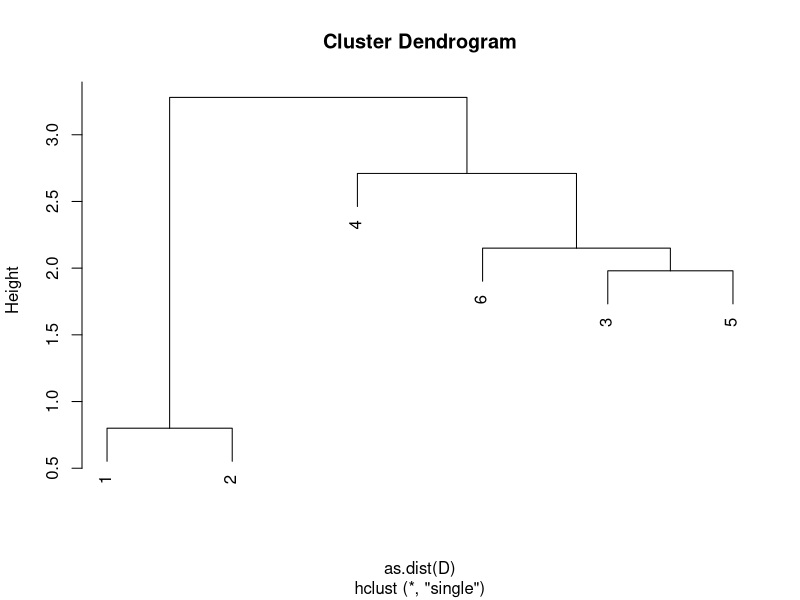

Here is the R script that generated this plot:
# Aufgabe 6
x_1 <- c(55, 2500, 4)
x_2 <-  c(23, 1800, 3)
x_3 <-  c(31, 3500, 0)

X <- matrix(c(x_1, x_2, x_3), byrow = T, ncol = 3)
dist(X, method = "manhattan")
dist(X, method = "euclidean")


# Aufgabe 7
# a)
D <- matrix(c(
  c(0.00, 0.80, 4.16, 3.28, 3.92, 4.69),
  c(0.80, 0.00, 4.14, 3.57, 4.00, 4.64),
  c(4.16, 4.14, 0.00, 2.71, 1.98, 2.15),
  c(3.28, 3.57, 2.71, 0.00, 3.16, 3.78),
  c(3.92, 4.00, 1.98, 3.16, 0.00, 2.52),
  c(4.69, 4.64, 2.15, 3.78, 2.52, 0.00)
), byrow = F, ncol = 6)

Ob <- hclust(as.dist(D), method="single")
Ob$height

# b)
plot(Ob)

# c)
n <- length(Ob$height)
alpha <- Ob$height[1:n - 1]

alpha_mean <- mean(alpha)
alpha_std <- sd(alpha)

alpha_scale <- (alpha - alpha_mean) / alpha_std

i <- 4
classes <- n + 1 - i
